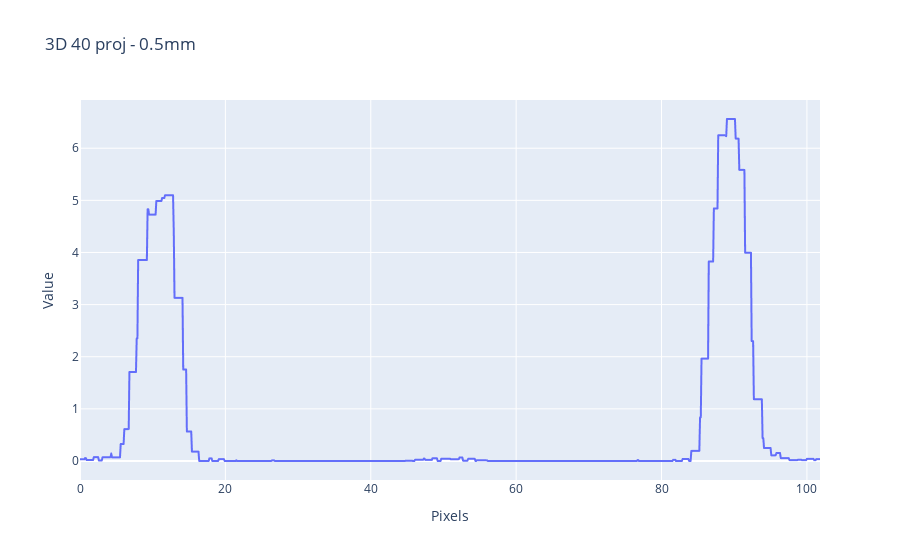
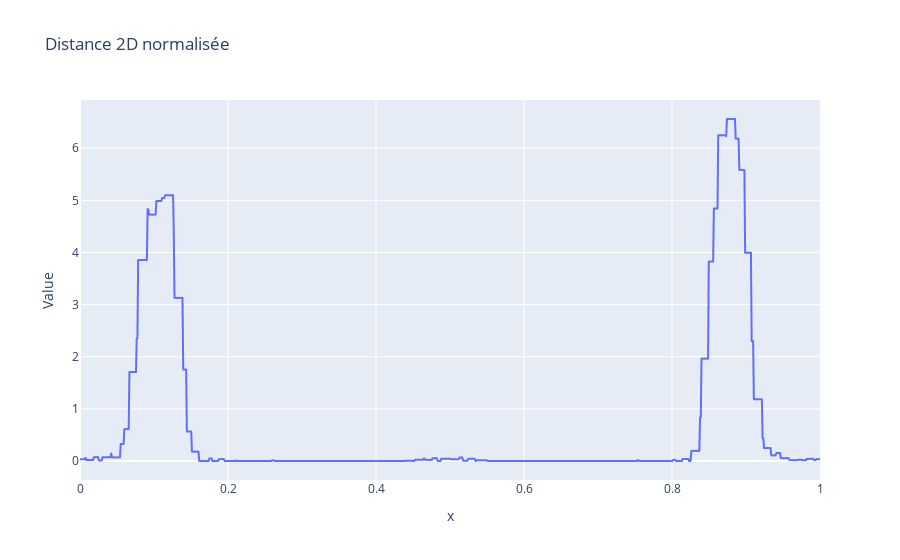

The notebook cell these images were saved under, in order:
### Code cell
df_data = pd.read_csv('3-40Proj_0.5mm_distance_marqueurs_bas.csv')
fig = px.line(df_data, x = 'Pixels', y = 'Value', title='3D 40 proj - 0.5mm')
fig.show()

y_data = df_data.Value
y_data_liste = list(y_data)
x_data = df_data.Pixels
x_data_liste = list(x_data)

# normalisons
range_x = max(x_data_liste) - min(x_data_liste)

new_x = []
for i in range(len(x_data_liste)):
    new_x.append(x_data_liste[i]/range_x)

fig = px.line(df_data, x = new_x, y = 'Value', title='Distance 2D normalisée')
fig.show()

y_data_200_1 = []
for i in range(200):
    y_data_200_1.append(y_data_liste[i])
y_max_1 = max(y_data_200_1)
print("le premier maximum est", y_max_1)

y_data_200_2 = []
for i in range(800,1000):
    y_data_200_2.append(y_data_liste[i])
y_max_2 = max(y_data_200_2)
print("le deuxième maximum est", y_max_2)

pos_x_max_1 = y_data_liste.index(y_max_1)
pos_x_max_2 = y_data_liste.index(y_max_2)

x_value_at_max_1 = x_data_liste[pos_x_max_1]/range_x
x_value_at_max_2 = x_data_liste[pos_x_max_2]/range_x

dist = x_value_at_max_2 - x_value_at_max_1
print("la distance entre les deux maximums est", dist, "pixels")
diff = abs(dist_reference - dist)
print("la différence avec la distance en 2D (la distance de référence) est", diff)

### Figure 1 — Plotly figure (JSON) as saved in the notebook; plotly's stock layout.template omitted (floating-point values rounded to 4 significant figures; data arrays with more than 128 entries replaced by an {"elided": "..."} marker saying what was removed)
{"data": [{"hovertemplate": "Pixels=%{x}<br>Value=%{y}<extra></extra>", "legendgroup": "", "line": {"color": "#636efa", "dash": "solid"}, "marker": {"symbol": "circle"}, "mode": "lines", "name": "", "showlegend": false, "type": "scattergl", "x": {"elided": "1019 float values"}, "xaxis": "x", "y": {"elided": "1019 float values"}, "yaxis": "y"}], "layout": {"legend": {"tracegroupgap": 0}, "title": {"text": "3D 40 proj - 0.5mm"}, "xaxis": {"anchor": "y", "domain": [0, 1], "title": {"text": "Pixels"}}, "yaxis": {"anchor": "x", "domain": [0, 1], "title": {"text": "Value"}}}}

### Figure 2 — Plotly figure (JSON) as saved in the notebook; plotly's stock layout.template omitted (floating-point values rounded to 4 significant figures; data arrays with more than 128 entries replaced by an {"elided": "..."} marker saying what was removed)
{"data": [{"hovertemplate": "x=%{x}<br>Value=%{y}<extra></extra>", "legendgroup": "", "line": {"color": "#636efa", "dash": "solid"}, "marker": {"symbol": "circle"}, "mode": "lines", "name": "", "showlegend": false, "type": "scattergl", "x": {"elided": "1019 float values"}, "xaxis": "x", "y": {"elided": "1019 float values"}, "yaxis": "y"}], "layout": {"legend": {"tracegroupgap": 0}, "title": {"text": "Distance 2D normalisée"}, "xaxis": {"anchor": "y", "domain": [0, 1], "title": {"text": "x"}}, "yaxis": {"anchor": "x", "domain": [0, 1], "title": {"text": "Value"}}}}
